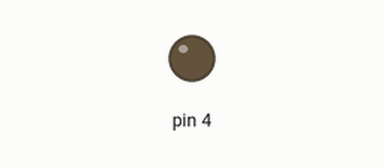
This sketch was run on a simulated Arduino Uno, built with avr-gcc and run on an emulated ATmega328P. Parts: output pins drawn as LEDs (lit = HIGH).

Above: at 2.5 s.
At 7.5 s:
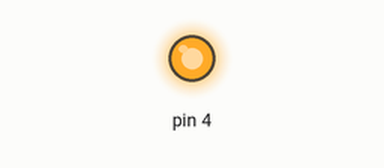
Timing chart, 0 to 13.0 s (numbered marks = the images above):
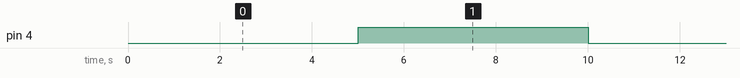

The sketch:

Teste_Portas_Digitais.ino
```cpp
void setup()
 { // put your setup code here, to run once:
   pinMode(4, OUTPUT);
 }

void loop()
 { // put your main code here, to run repeatedly:
   digitalWrite(4, LOW);
   delay(5000);
   digitalWrite(4, HIGH);
   delay(5000);
 }
```

Measured:
- by itself, pin 4: alternates HIGH for 5.0 s and LOW for 5.0 s
